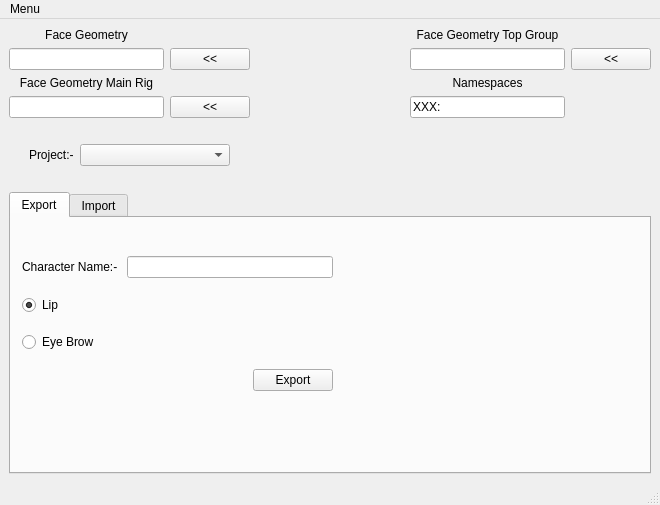
<?xml version="1.0" encoding="UTF-8"?>
<ui version="4.0">
 <class>FacialToolsWindow</class>
 <widget class="QMainWindow" name="FacialToolsWindow">
  <property name="geometry">
   <rect>
    <x>0</x>
    <y>0</y>
    <width>660</width>
    <height>505</height>
   </rect>
  </property>
  <property name="windowTitle">
   <string>Facial Import Export Setups</string>
  </property>
  <widget class="QWidget" name="centralwidget">
   <layout class="QGridLayout" name="gridLayout_6">
    <item row="0" column="0">
     <layout class="QVBoxLayout" name="verticalLayout">
      <item>
       <layout class="QGridLayout" name="gridLayout_3">
        <item row="1" column="1">
         <widget class="QPushButton" name="faceGeo_btn">
          <property name="text">
           <string>&lt;&lt;</string>
          </property>
         </widget>
        </item>
        <item row="3" column="3">
         <widget class="QLineEdit" name="namespaces_LE">
          <property name="text">
           <string>XXX:</string>
          </property>
         </widget>
        </item>
        <item row="2" column="0">
         <widget class="QLabel" name="label_2">
          <property name="text">
           <string>Face Geometry Main Rig</string>
          </property>
          <property name="alignment">
           <set>Qt::AlignCenter</set>
          </property>
         </widget>
        </item>
        <item row="2" column="3">
         <widget class="QLabel" name="label_4">
          <property name="text">
           <string>Namespaces</string>
          </property>
          <property name="alignment">
           <set>Qt::AlignCenter</set>
          </property>
         </widget>
        </item>
        <item row="3" column="0">
         <widget class="QLineEdit" name="faceGeoMainRig_LE"/>
        </item>
        <item row="3" column="1">
         <widget class="QPushButton" name="faceGeoMainRig_btn">
          <property name="text">
           <string>&lt;&lt;</string>
          </property>
         </widget>
        </item>
        <item row="1" column="2">
         <spacer name="horizontalSpacer_2">
          <property name="orientation">
           <enum>Qt::Horizontal</enum>
          </property>
          <property name="sizeHint" stdset="0">
           <size>
            <width>40</width>
            <height>20</height>
           </size>
          </property>
         </spacer>
        </item>
        <item row="0" column="3">
         <widget class="QLabel" name="label_3">
          <property name="text">
           <string>Face Geometry Top Group</string>
          </property>
          <property name="alignment">
           <set>Qt::AlignCenter</set>
          </property>
         </widget>
        </item>
        <item row="0" column="0">
         <widget class="QLabel" name="label">
          <property name="text">
           <string>Face Geometry</string>
          </property>
          <property name="alignment">
           <set>Qt::AlignCenter</set>
          </property>
         </widget>
        </item>
        <item row="1" column="0">
         <widget class="QLineEdit" name="faceGeo_LE"/>
        </item>
        <item row="1" column="3">
         <widget class="QLineEdit" name="faceGeoTopGroup_LE"/>
        </item>
        <item row="1" column="4">
         <widget class="QPushButton" name="faceGeoTopGroup_btn">
          <property name="text">
           <string>&lt;&lt;</string>
          </property>
         </widget>
        </item>
       </layout>
      </item>
      <item>
       <layout class="QGridLayout" name="gridLayout_5">
        <property name="margin">
         <number>20</number>
        </property>
        <item row="0" column="2">
         <widget class="QComboBox" name="project_comboBox">
          <property name="sizePolicy">
           <sizepolicy hsizetype="Minimum" vsizetype="Fixed">
            <horstretch>0</horstretch>
            <verstretch>0</verstretch>
           </sizepolicy>
          </property>
          <property name="minimumSize">
           <size>
            <width>150</width>
            <height>0</height>
           </size>
          </property>
         </widget>
        </item>
        <item row="0" column="1">
         <widget class="QLabel" name="label_8">
          <property name="text">
           <string>Project:-</string>
          </property>
         </widget>
        </item>
        <item row="0" column="3">
         <spacer name="horizontalSpacer">
          <property name="orientation">
           <enum>Qt::Horizontal</enum>
          </property>
          <property name="sizeHint" stdset="0">
           <size>
            <width>40</width>
            <height>20</height>
           </size>
          </property>
         </spacer>
        </item>
       </layout>
      </item>
      <item>
       <layout class="QGridLayout" name="gridLayout_4">
        <item row="0" column="0">
         <widget class="QTabWidget" name="tabWidget">
          <property name="currentIndex">
           <number>0</number>
          </property>
          <widget class="QWidget" name="export_tab">
           <attribute name="title">
            <string>Export</string>
           </attribute>
           <widget class="QWidget" name="layoutWidget">
            <property name="geometry">
             <rect>
              <x>11</x>
              <y>27</y>
              <width>311</width>
              <height>161</height>
             </rect>
            </property>
            <layout class="QVBoxLayout" name="verticalLayout_2">
             <item>
              <layout class="QHBoxLayout" name="horizontalLayout">
               <item>
                <widget class="QLabel" name="label_5">
                 <property name="text">
                  <string>Character Name:- </string>
                 </property>
                </widget>
               </item>
               <item>
                <widget class="QLineEdit" name="charName_LE"/>
               </item>
              </layout>
             </item>
             <item>
              <widget class="QRadioButton" name="lip_rb">
               <property name="text">
                <string>Lip</string>
               </property>
               <property name="checked">
                <bool>true</bool>
               </property>
              </widget>
             </item>
             <item>
              <widget class="QRadioButton" name="eyeBrow_rb">
               <property name="text">
                <string>Eye Brow</string>
               </property>
              </widget>
             </item>
             <item>
              <layout class="QHBoxLayout" name="horizontalLayout_2">
               <item>
                <spacer name="horizontalSpacer_3">
                 <property name="orientation">
                  <enum>Qt::Horizontal</enum>
                 </property>
                 <property name="sizeHint" stdset="0">
                  <size>
                   <width>40</width>
                   <height>20</height>
                  </size>
                 </property>
                </spacer>
               </item>
               <item>
                <widget class="QPushButton" name="export_btn">
                 <property name="text">
                  <string>Export</string>
                 </property>
                </widget>
               </item>
              </layout>
             </item>
            </layout>
           </widget>
          </widget>
          <widget class="QWidget" name="export_tab">
           <attribute name="title">
            <string>Import</string>
           </attribute>
           <layout class="QGridLayout" name="gridLayout_2">
            <item row="0" column="0">
             <layout class="QGridLayout" name="gridLayout">
              <item row="0" column="0">
               <widget class="QLabel" name="label_6">
                <property name="text">
                 <string>Characters</string>
                </property>
                <property name="alignment">
                 <set>Qt::AlignCenter</set>
                </property>
               </widget>
              </item>
              <item row="2" column="2">
               <widget class="QListWidget" name="expSetups_LW"/>
              </item>
              <item row="2" column="0">
               <widget class="QListWidget" name="characters_LW"/>
              </item>
              <item row="0" column="2">
               <widget class="QLabel" name="label_7">
                <property name="text">
                 <string>Exported Setups</string>
                </property>
                <property name="alignment">
                 <set>Qt::AlignCenter</set>
                </property>
               </widget>
              </item>
              <item row="3" column="2">
               <widget class="QPushButton" name="connect_btn">
                <property name="text">
                 <string>Connect</string>
                </property>
               </widget>
              </item>
              <item row="3" column="0">
               <widget class="QPushButton" name="import_btn">
                <property name="text">
                 <string>Import</string>
                </property>
               </widget>
              </item>
              <item row="3" column="1">
               <widget class="QPushButton" name="refresh_btn">
                <property name="text">
                 <string>Refresh</string>
                </property>
               </widget>
              </item>
              <item row="2" column="1">
               <spacer name="horizontalSpacer_4">
                <property name="orientation">
                 <enum>Qt::Horizontal</enum>
                </property>
                <property name="sizeHint" stdset="0">
                 <size>
                  <width>40</width>
                  <height>20</height>
                 </size>
                </property>
               </spacer>
              </item>
             </layout>
            </item>
           </layout>
          </widget>
         </widget>
        </item>
       </layout>
      </item>
     </layout>
    </item>
   </layout>
  </widget>
  <widget class="QMenuBar" name="menubar">
   <property name="geometry">
    <rect>
     <x>0</x>
     <y>0</y>
     <width>660</width>
     <height>21</height>
    </rect>
   </property>
   <widget class="QMenu" name="menuMenu">
    <property name="title">
     <string>Menu</string>
    </property>
    <addaction name="actionExit"/>
   </widget>
   <addaction name="menuMenu"/>
  </widget>
  <widget class="QStatusBar" name="statusbar"/>
  <action name="actionExit">
   <property name="text">
    <string>Exit</string>
   </property>
  </action>
 </widget>
 <resources/>
 <connections>
  <connection>
   <sender>actionExit</sender>
   <signal>triggered()</signal>
   <receiver>FacialToolsWindow</receiver>
   <slot>close()</slot>
   <hints>
    <hint type="sourcelabel">
     <x>-1</x>
     <y>-1</y>
    </hint>
    <hint type="destinationlabel">
     <x>261</x>
     <y>239</y>
    </hint>
   </hints>
  </connection>
 </connections>
</ui>
